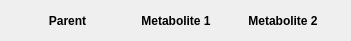
            <widget class="QWidget" name="horizontalLayoutWidget">
             <property name="geometry">
              <rect>
               <x>200</x>
               <y>10</y>
               <width>351</width>
               <height>41</height>
              </rect>
             </property>
             <layout class="QHBoxLayout" name="horizontalLayout">
              <item>
               <widget class="QLabel" name="alabel_parent_4">
                <property name="minimumSize">
                 <size>
                  <width>95</width>
                  <height>0</height>
                 </size>
                </property>
                <property name="maximumSize">
                 <size>
                  <width>95</width>
                  <height>16777215</height>
                 </size>
                </property>
                <property name="font">
                 <font>
                  <weight>75</weight>
                  <bold>true</bold>
                 </font>
                </property>
                <property name="text">
                 <string>Parent</string>
                </property>
                <property name="alignment">
                 <set>Qt::AlignCenter</set>
                </property>
               </widget>
              </item>
              <item>
               <widget class="QLabel" name="alabel_metab1_4">
                <property name="minimumSize">
                 <size>
                  <width>92</width>
                  <height>0</height>
                 </size>
                </property>
                <property name="maximumSize">
                 <size>
                  <width>92</width>
                  <height>16777215</height>
                 </size>
                </property>
                <property name="font">
                 <font>
                  <weight>75</weight>
                  <bold>true</bold>
                 </font>
                </property>
                <property name="text">
                 <string>Metabolite 1</string>
                </property>
                <property name="alignment">
                 <set>Qt::AlignCenter</set>
                </property>
               </widget>
              </item>
              <item>
               <widget class="QLabel" name="alabel_4">
                <property name="minimumSize">
                 <size>
                  <width>92</width>
                  <height>0</height>
                 </size>
                </property>
                <property name="maximumSize">
                 <size>
                  <width>92</width>
                  <height>16777215</height>
                 </size>
                </property>
                <property name="font">
                 <font>
                  <weight>75</weight>
                  <bold>true</bold>
                 </font>
                </property>
                <property name="text">
                 <string>Metabolite 2</string>
                </property>
                <property name="alignment">
                 <set>Qt::AlignCenter</set>
                </property>
               </widget>
              </item>
             </layout>
            </widget>
